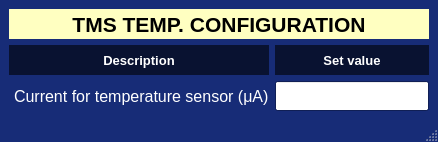
<ui version="4.0" >
 <class>MainWindow</class>
 <widget class="QMainWindow" name="MainWindow" >
  <property name="geometry" >
   <rect>
    <x>0</x>
    <y>0</y>
    <width>438</width>
    <height>142</height>
   </rect>
  </property>
  <property name="palette" >
   <palette>
    <active>
     <colorrole role="Base" >
      <brush brushstyle="SolidPattern" >
       <color alpha="255" >
        <red>255</red>
        <green>255</green>
        <blue>255</blue>
       </color>
      </brush>
     </colorrole>
     <colorrole role="Window" >
      <brush brushstyle="SolidPattern" >
       <color alpha="255" >
        <red>23</red>
        <green>44</green>
        <blue>119</blue>
       </color>
      </brush>
     </colorrole>
    </active>
    <inactive>
     <colorrole role="Base" >
      <brush brushstyle="SolidPattern" >
       <color alpha="255" >
        <red>255</red>
        <green>255</green>
        <blue>255</blue>
       </color>
      </brush>
     </colorrole>
     <colorrole role="Window" >
      <brush brushstyle="SolidPattern" >
       <color alpha="255" >
        <red>23</red>
        <green>44</green>
        <blue>119</blue>
       </color>
      </brush>
     </colorrole>
    </inactive>
    <disabled>
     <colorrole role="Base" >
      <brush brushstyle="SolidPattern" >
       <color alpha="255" >
        <red>23</red>
        <green>44</green>
        <blue>119</blue>
       </color>
      </brush>
     </colorrole>
     <colorrole role="Window" >
      <brush brushstyle="SolidPattern" >
       <color alpha="255" >
        <red>23</red>
        <green>44</green>
        <blue>119</blue>
       </color>
      </brush>
     </colorrole>
    </disabled>
   </palette>
  </property>
  <property name="windowTitle" >
   <string>MainWindow</string>
  </property>
  <widget class="QWidget" name="centralwidget" >
   <layout class="QGridLayout" >
    <item row="0" column="0" colspan="2" >
     <widget class="QLabel" name="label_6" >
      <property name="sizePolicy" >
       <sizepolicy vsizetype="Preferred" hsizetype="Preferred" >
        <horstretch>0</horstretch>
        <verstretch>0</verstretch>
       </sizepolicy>
      </property>
      <property name="minimumSize" >
       <size>
        <width>0</width>
        <height>30</height>
       </size>
      </property>
      <property name="maximumSize" >
       <size>
        <width>16777215</width>
        <height>200</height>
       </size>
      </property>
      <property name="palette" >
       <palette>
        <active>
         <colorrole role="WindowText" >
          <brush brushstyle="SolidPattern" >
           <color alpha="255" >
            <red>0</red>
            <green>0</green>
            <blue>0</blue>
           </color>
          </brush>
         </colorrole>
         <colorrole role="Base" >
          <brush brushstyle="SolidPattern" >
           <color alpha="255" >
            <red>255</red>
            <green>255</green>
            <blue>255</blue>
           </color>
          </brush>
         </colorrole>
         <colorrole role="Window" >
          <brush brushstyle="SolidPattern" >
           <color alpha="255" >
            <red>255</red>
            <green>255</green>
            <blue>193</blue>
           </color>
          </brush>
         </colorrole>
        </active>
        <inactive>
         <colorrole role="WindowText" >
          <brush brushstyle="SolidPattern" >
           <color alpha="255" >
            <red>0</red>
            <green>0</green>
            <blue>0</blue>
           </color>
          </brush>
         </colorrole>
         <colorrole role="Base" >
          <brush brushstyle="SolidPattern" >
           <color alpha="255" >
            <red>255</red>
            <green>255</green>
            <blue>255</blue>
           </color>
          </brush>
         </colorrole>
         <colorrole role="Window" >
          <brush brushstyle="SolidPattern" >
           <color alpha="255" >
            <red>255</red>
            <green>255</green>
            <blue>193</blue>
           </color>
          </brush>
         </colorrole>
        </inactive>
        <disabled>
         <colorrole role="WindowText" >
          <brush brushstyle="SolidPattern" >
           <color alpha="255" >
            <red>115</red>
            <green>115</green>
            <blue>115</blue>
           </color>
          </brush>
         </colorrole>
         <colorrole role="Base" >
          <brush brushstyle="SolidPattern" >
           <color alpha="255" >
            <red>255</red>
            <green>255</green>
            <blue>193</blue>
           </color>
          </brush>
         </colorrole>
         <colorrole role="Window" >
          <brush brushstyle="SolidPattern" >
           <color alpha="255" >
            <red>255</red>
            <green>255</green>
            <blue>193</blue>
           </color>
          </brush>
         </colorrole>
        </disabled>
       </palette>
      </property>
      <property name="font" >
       <font>
        <pointsize>16</pointsize>
        <weight>75</weight>
        <bold>true</bold>
       </font>
      </property>
      <property name="autoFillBackground" >
       <bool>true</bool>
      </property>
      <property name="text" >
       <string>TMS TEMP. CONFIGURATION</string>
      </property>
      <property name="alignment" >
       <set>Qt::AlignCenter</set>
      </property>
     </widget>
    </item>
    <item row="1" column="0" >
     <widget class="QLabel" name="label_82" >
      <property name="sizePolicy" >
       <sizepolicy vsizetype="Preferred" hsizetype="MinimumExpanding" >
        <horstretch>0</horstretch>
        <verstretch>0</verstretch>
       </sizepolicy>
      </property>
      <property name="minimumSize" >
       <size>
        <width>150</width>
        <height>30</height>
       </size>
      </property>
      <property name="maximumSize" >
       <size>
        <width>16777215</width>
        <height>200</height>
       </size>
      </property>
      <property name="palette" >
       <palette>
        <active>
         <colorrole role="WindowText" >
          <brush brushstyle="SolidPattern" >
           <color alpha="255" >
            <red>255</red>
            <green>255</green>
            <blue>255</blue>
           </color>
          </brush>
         </colorrole>
         <colorrole role="Base" >
          <brush brushstyle="SolidPattern" >
           <color alpha="255" >
            <red>255</red>
            <green>255</green>
            <blue>255</blue>
           </color>
          </brush>
         </colorrole>
         <colorrole role="Window" >
          <brush brushstyle="SolidPattern" >
           <color alpha="150" >
            <red>0</red>
            <green>0</green>
            <blue>0</blue>
           </color>
          </brush>
         </colorrole>
        </active>
        <inactive>
         <colorrole role="WindowText" >
          <brush brushstyle="SolidPattern" >
           <color alpha="255" >
            <red>255</red>
            <green>255</green>
            <blue>255</blue>
           </color>
          </brush>
         </colorrole>
         <colorrole role="Base" >
          <brush brushstyle="SolidPattern" >
           <color alpha="255" >
            <red>255</red>
            <green>255</green>
            <blue>255</blue>
           </color>
          </brush>
         </colorrole>
         <colorrole role="Window" >
          <brush brushstyle="SolidPattern" >
           <color alpha="150" >
            <red>0</red>
            <green>0</green>
            <blue>0</blue>
           </color>
          </brush>
         </colorrole>
        </inactive>
        <disabled>
         <colorrole role="WindowText" >
          <brush brushstyle="SolidPattern" >
           <color alpha="255" >
            <red>115</red>
            <green>115</green>
            <blue>115</blue>
           </color>
          </brush>
         </colorrole>
         <colorrole role="Base" >
          <brush brushstyle="SolidPattern" >
           <color alpha="150" >
            <red>0</red>
            <green>0</green>
            <blue>0</blue>
           </color>
          </brush>
         </colorrole>
         <colorrole role="Window" >
          <brush brushstyle="SolidPattern" >
           <color alpha="150" >
            <red>0</red>
            <green>0</green>
            <blue>0</blue>
           </color>
          </brush>
         </colorrole>
        </disabled>
       </palette>
      </property>
      <property name="font" >
       <font>
        <pointsize>10</pointsize>
        <weight>75</weight>
        <bold>true</bold>
       </font>
      </property>
      <property name="autoFillBackground" >
       <bool>true</bool>
      </property>
      <property name="text" >
       <string>Description</string>
      </property>
      <property name="alignment" >
       <set>Qt::AlignCenter</set>
      </property>
      <property name="margin" >
       <number>0</number>
      </property>
      <property name="indent" >
       <number>3</number>
      </property>
     </widget>
    </item>
    <item row="1" column="1" >
     <widget class="QLabel" name="label_81" >
      <property name="sizePolicy" >
       <sizepolicy vsizetype="Preferred" hsizetype="MinimumExpanding" >
        <horstretch>0</horstretch>
        <verstretch>0</verstretch>
       </sizepolicy>
      </property>
      <property name="minimumSize" >
       <size>
        <width>100</width>
        <height>0</height>
       </size>
      </property>
      <property name="maximumSize" >
       <size>
        <width>16777215</width>
        <height>200</height>
       </size>
      </property>
      <property name="palette" >
       <palette>
        <active>
         <colorrole role="WindowText" >
          <brush brushstyle="SolidPattern" >
           <color alpha="255" >
            <red>255</red>
            <green>255</green>
            <blue>255</blue>
           </color>
          </brush>
         </colorrole>
         <colorrole role="Text" >
          <brush brushstyle="SolidPattern" >
           <color alpha="255" >
            <red>255</red>
            <green>255</green>
            <blue>255</blue>
           </color>
          </brush>
         </colorrole>
         <colorrole role="Base" >
          <brush brushstyle="SolidPattern" >
           <color alpha="255" >
            <red>255</red>
            <green>255</green>
            <blue>255</blue>
           </color>
          </brush>
         </colorrole>
         <colorrole role="Window" >
          <brush brushstyle="SolidPattern" >
           <color alpha="150" >
            <red>0</red>
            <green>0</green>
            <blue>0</blue>
           </color>
          </brush>
         </colorrole>
        </active>
        <inactive>
         <colorrole role="WindowText" >
          <brush brushstyle="SolidPattern" >
           <color alpha="255" >
            <red>255</red>
            <green>255</green>
            <blue>255</blue>
           </color>
          </brush>
         </colorrole>
         <colorrole role="Text" >
          <brush brushstyle="SolidPattern" >
           <color alpha="255" >
            <red>255</red>
            <green>255</green>
            <blue>255</blue>
           </color>
          </brush>
         </colorrole>
         <colorrole role="Base" >
          <brush brushstyle="SolidPattern" >
           <color alpha="255" >
            <red>255</red>
            <green>255</green>
            <blue>255</blue>
           </color>
          </brush>
         </colorrole>
         <colorrole role="Window" >
          <brush brushstyle="SolidPattern" >
           <color alpha="150" >
            <red>0</red>
            <green>0</green>
            <blue>0</blue>
           </color>
          </brush>
         </colorrole>
        </inactive>
        <disabled>
         <colorrole role="WindowText" >
          <brush brushstyle="SolidPattern" >
           <color alpha="255" >
            <red>115</red>
            <green>115</green>
            <blue>115</blue>
           </color>
          </brush>
         </colorrole>
         <colorrole role="Text" >
          <brush brushstyle="SolidPattern" >
           <color alpha="255" >
            <red>115</red>
            <green>115</green>
            <blue>115</blue>
           </color>
          </brush>
         </colorrole>
         <colorrole role="Base" >
          <brush brushstyle="SolidPattern" >
           <color alpha="150" >
            <red>0</red>
            <green>0</green>
            <blue>0</blue>
           </color>
          </brush>
         </colorrole>
         <colorrole role="Window" >
          <brush brushstyle="SolidPattern" >
           <color alpha="150" >
            <red>0</red>
            <green>0</green>
            <blue>0</blue>
           </color>
          </brush>
         </colorrole>
        </disabled>
       </palette>
      </property>
      <property name="font" >
       <font>
        <pointsize>10</pointsize>
        <weight>75</weight>
        <bold>true</bold>
       </font>
      </property>
      <property name="autoFillBackground" >
       <bool>true</bool>
      </property>
      <property name="text" >
       <string>Set value</string>
      </property>
      <property name="alignment" >
       <set>Qt::AlignCenter</set>
      </property>
      <property name="margin" >
       <number>0</number>
      </property>
      <property name="indent" >
       <number>3</number>
      </property>
     </widget>
    </item>
    <item row="2" column="0" >
     <widget class="QLabel" name="label_41" >
      <property name="maximumSize" >
       <size>
        <width>16777215</width>
        <height>50</height>
       </size>
      </property>
      <property name="palette" >
       <palette>
        <active>
         <colorrole role="WindowText" >
          <brush brushstyle="SolidPattern" >
           <color alpha="255" >
            <red>255</red>
            <green>255</green>
            <blue>255</blue>
           </color>
          </brush>
         </colorrole>
        </active>
        <inactive>
         <colorrole role="WindowText" >
          <brush brushstyle="SolidPattern" >
           <color alpha="255" >
            <red>255</red>
            <green>255</green>
            <blue>255</blue>
           </color>
          </brush>
         </colorrole>
        </inactive>
        <disabled>
         <colorrole role="WindowText" >
          <brush brushstyle="SolidPattern" >
           <color alpha="255" >
            <red>115</red>
            <green>115</green>
            <blue>115</blue>
           </color>
          </brush>
         </colorrole>
        </disabled>
       </palette>
      </property>
      <property name="font" >
       <font>
        <pointsize>12</pointsize>
        <weight>50</weight>
        <bold>false</bold>
       </font>
      </property>
      <property name="text" >
       <string>Current for temperature sensor (μA)</string>
      </property>
      <property name="indent" >
       <number>5</number>
      </property>
     </widget>
    </item>
    <item row="2" column="1" >
     <widget class="CALineEdit" name="ca01" >
      <property name="minimumSize" >
       <size>
        <width>0</width>
        <height>30</height>
       </size>
      </property>
      <property name="font" >
       <font>
        <pointsize>20</pointsize>
        <weight>50</weight>
        <bold>false</bold>
       </font>
      </property>
     </widget>
    </item>
   </layout>
  </widget>
  <widget class="QStatusBar" name="statusbar" />
 </widget>
 <customwidgets>
  <customwidget>
   <class>CALineEdit</class>
   <extends>QLineEdit</extends>
   <header>caLineedit.h</header>
  </customwidget>
 </customwidgets>
 <resources/>
 <connections/>
</ui>
